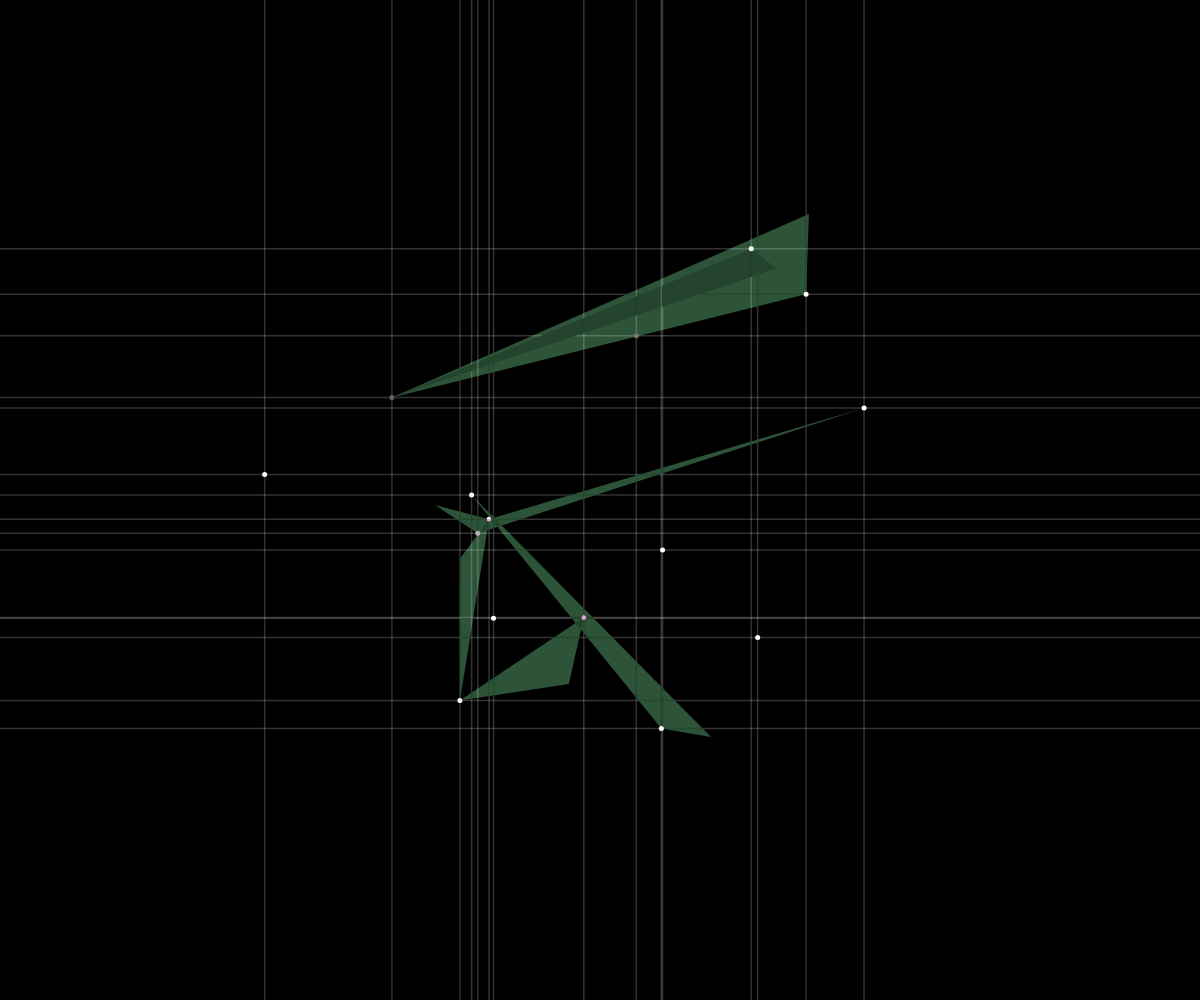
Frame 1 (no input)
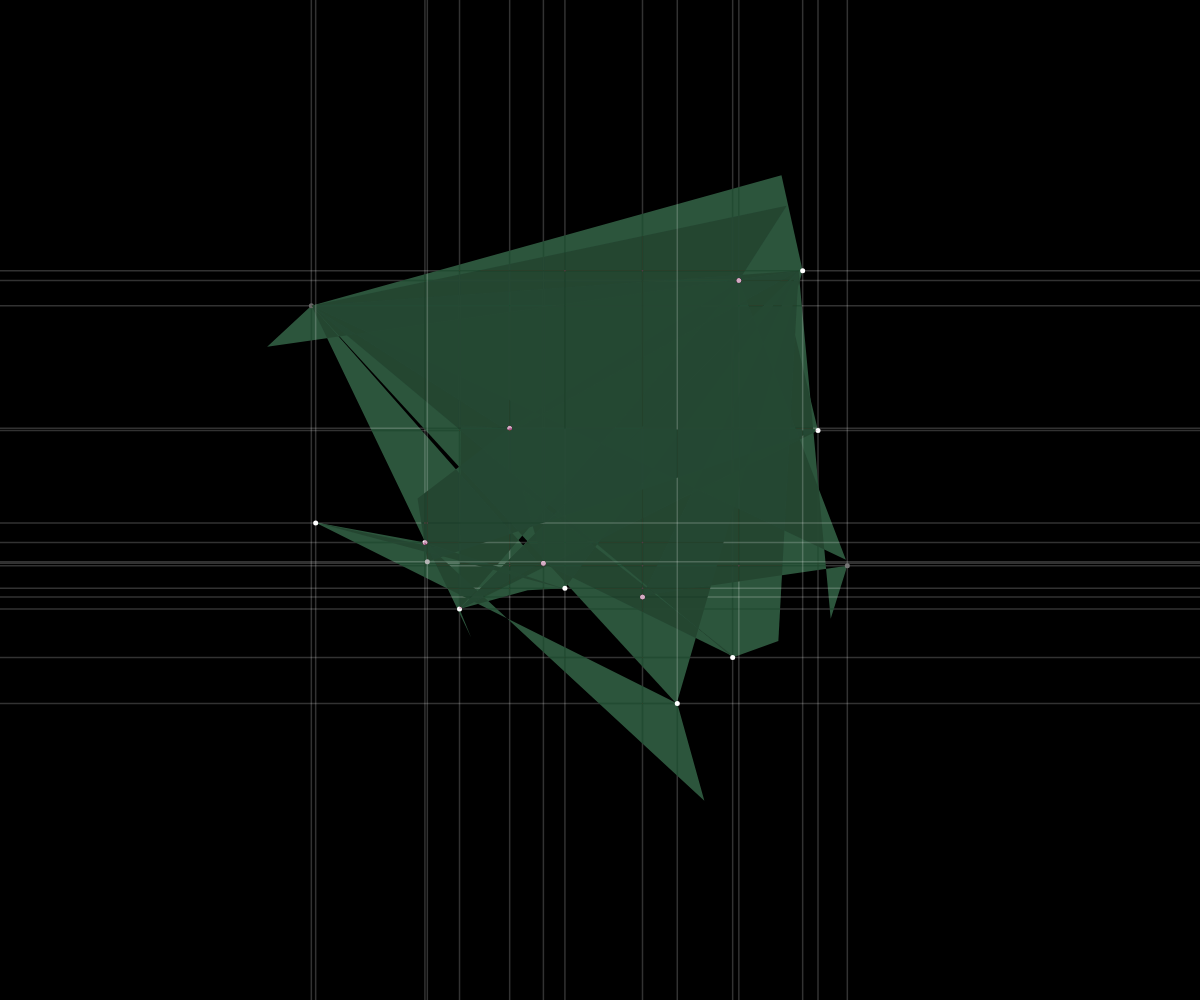
Frame 60 (no input)
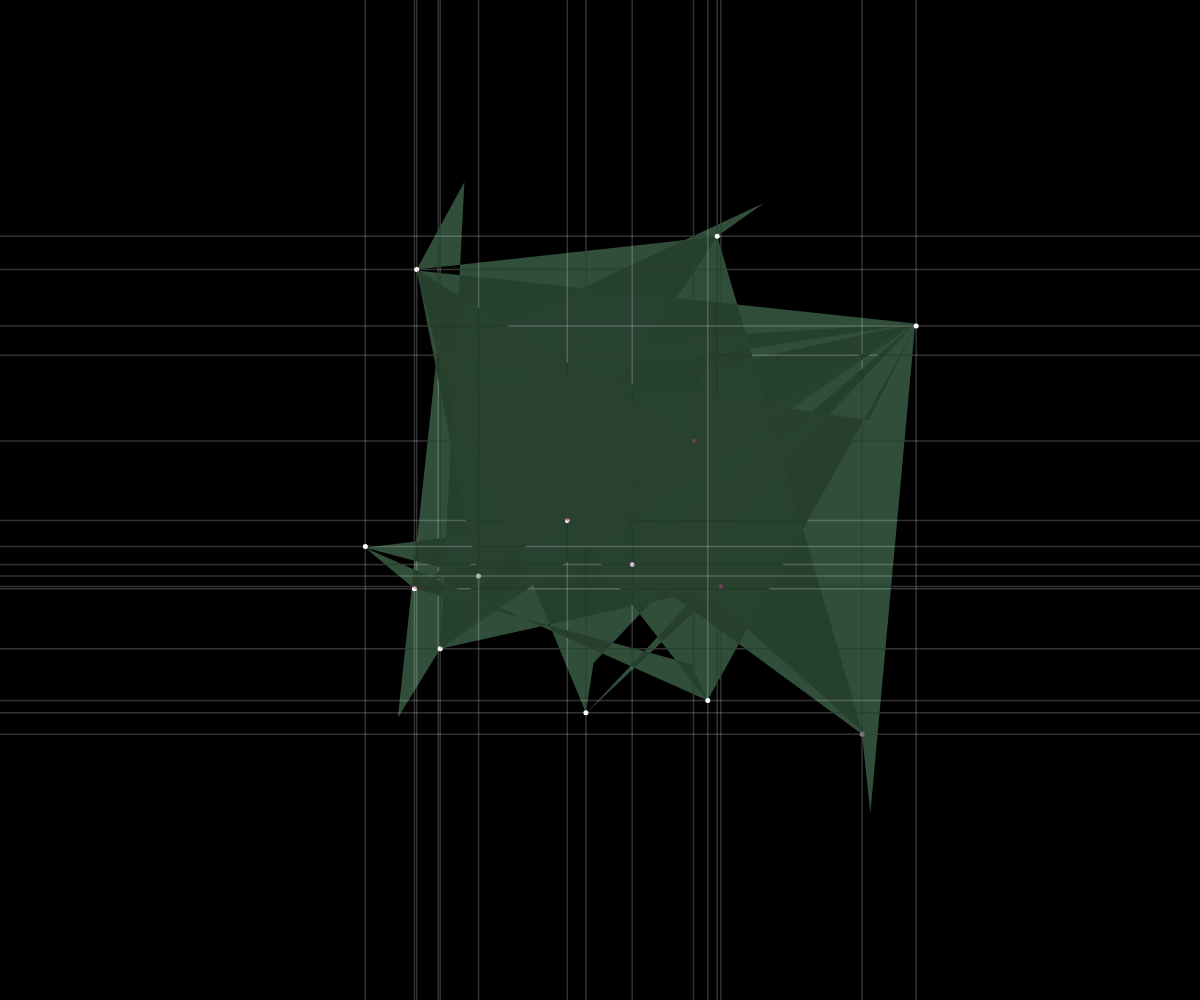
Frame 120 (the mouse pressed at the canvas centre since frame 60)

The p5.js sketch that drew these frames (run headless with seeded random() and noise() and a simulated clock; from frame 60 on, the mouse is pressed at the canvas centre):

// p5.js sketch
// ── sketch.js
//  ______  ____  ___  _______  __________ ______ ____ ______________
//  __/ _ \/ __ \/ _ )/ __/ _ \/_  __/ __ \ _/ _ |_/ /__/ __/ __/  _/
//  _/ , _/ /_/ / _  / _// , _/ / / / /_/ / / __ |/ /__/ _/_\ \_/ /
//  /_/|_|\____/____/___/_/|_| /_/  \____/ /_/ |_/____/___/___/___/
//
// -
// Creature_connesse 0.1 by Roberto [creature, connesse, camminatori, collegamenti]
// 2021 © Roberto @ciunart, Daniele @Fupete and the course DS-2021 at DESIGN.unirsm 
// github.com/ds-2021-unirsm — github.com/fupete — github.com/RobertoAlesi
// Educational purposes, MIT License, 2021, San Marino
// —

var w, h;
var d = 5;
var quanti = 15;
var c = [];
t=0;


function setup() {
  createCanvas(w=windowWidth, h=windowHeight);
  textSize(18);
  
  // crea n oggetti di classe Camminatore
  for (var i=0; i<quanti; i++){
  	c.push(new Camminatore(i)); 
  }
}

function draw() {
 background(0);
 
  
 for (var i=0; i<quanti; i++){
	c[i].move();
	c[i].display();
 }
}


// classe
function Camminatore(_id) {

  // costruttore
  this.id = _id;
  this.x;
  this.y;
  this.dirX = 0;
  this.dirY = 0;
  this.speed = random(1, 50);
  this.speed2 = random(1, 50);
  this.qualeAltro;
  this.qualeAltro2 = int(random(quanti));


  // metodo move
  this.move = function() {
    this.dirX = noise(this.speed*5);
    this.dirY = noise(this.speed2*5);
	this.x = this.dirX * w;
	this.y = this.dirY * h;
    this.speed += random(0.001);
    this.speed2 += random(0.001);
    
  }


  // metodo display
  this.display = function() {

    fill(r, g, b);
    stroke(255,50);
    strokeWeight(1.5);
    beginShape();
    line(this.x, this.y, this.x , 0);
    line(this.x, this.y, this.x, h);
    line(this.x, this.y, 0, this.y);
    line(this.x, this.y, w, this.y);
    
    noStroke();
    
    //blendMode(DARKEST);
    push();
    var r = 255 * noise(t+3);
    var g = 255 * noise(t+4);
    var b = 255 * noise(t+5);
	fill(r, g, b, 150);
    if (this.id == quanti - 1) this.qualeAltro = 0;
    else this.qualeAltro = this.id+1;
    blendMode(DIFFERENCE);
	 beginShape();
	 vertex(this.x, this.y);
	 vertex(c[this.qualeAltro].x,c[this.qualeAltro].y)
	 vertex(c[this.qualeAltro2].x,c[this.qualeAltro2].y);
     vertex(this.x-random(-50,50), this.y+random(100,-100));
	 endShape(CLOSE);
    t+=0.0001
    pop();
     fill(map(this.speed, 0, 10, 0, 255));
    ellipse(this.x, this.y, d);
  }

}
